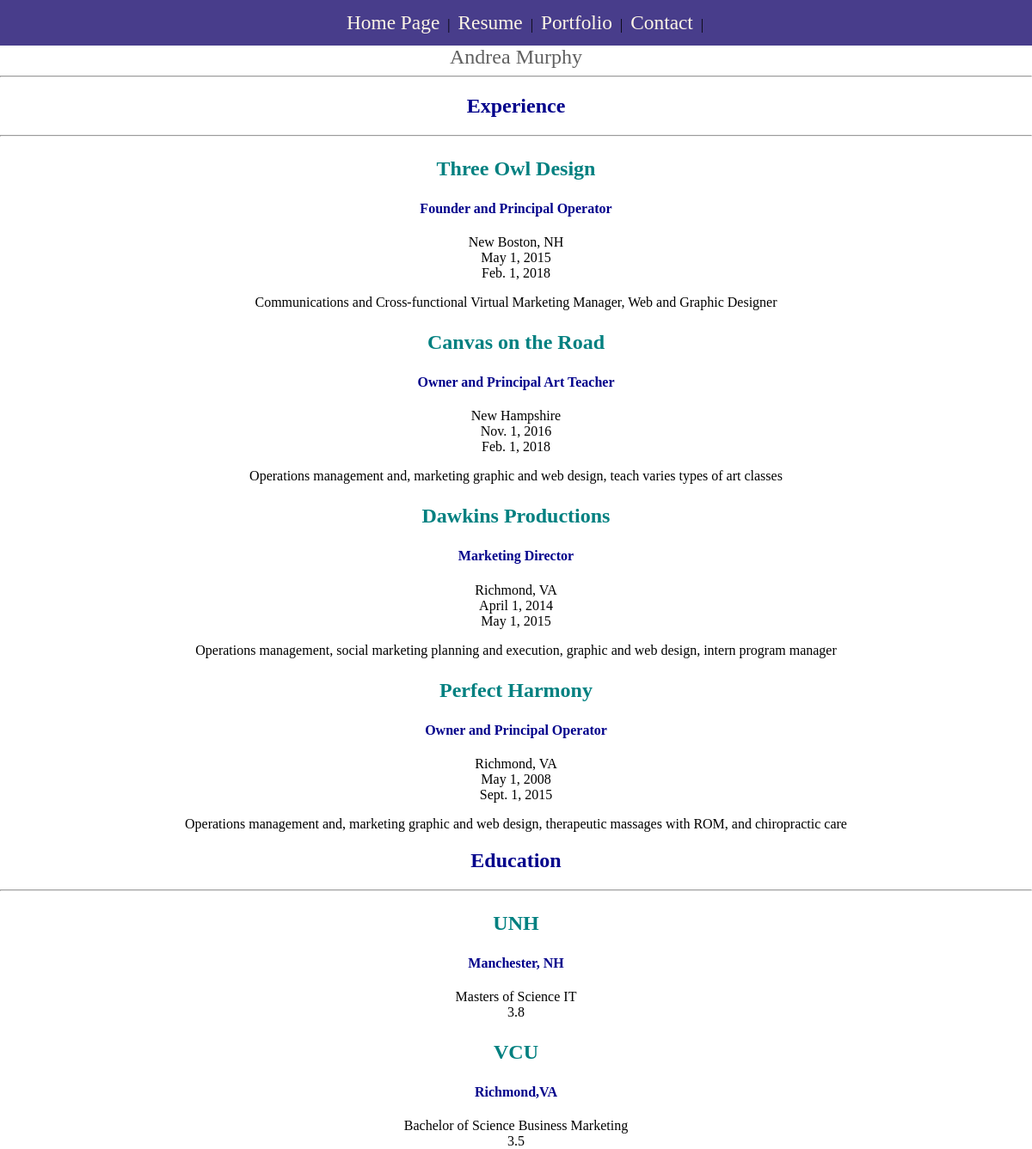
The page /resume/index/ on the database its author committed.
### resume/models.py (models this page shows, shortened)
class Resume(models.Model):
    First_name = models.CharField(max_length=40, null=False, blank=True)
    Last_name = models.CharField(max_length=40, null=False, blank=True)
    def get_full_name(self):
        return "{} {}".format(self.First_name, self.Last_name)
    def get_experience(self):
        return self.experience_set.all()
    def get_education(self):
        return  self.education_set.all()

class Experience(models.Model):
    parent_resume = models.ForeignKey(Resume, on_delete=models.CASCADE, default =1)
    company = models.CharField(max_length=40, null=False, blank=True)
    title = models.CharField(max_length=40, null=False, blank=True)
    location = models.CharField(max_length=40, null=False, blank=True)
    start_date = models.DateField(null=True)
    end_date = models.DateField(null =True)
    description = models.TextField()

class Education(models.Model):
    parent_resume = models.ForeignKey(Resume, on_delete=models.CASCADE, default =1)
    institution_name = models.CharField(max_length=40, null=False, blank=True)
    location = models.CharField(max_length=40 , null=False, blank=True)
    degree = models.CharField(max_length=40, null=False, blank=True)
    major = models.CharField(max_length=40, null=False, blank=True)
    gpa = models.FloatField(max_length=40, null=False, blank=True)

### resume/views.py (the view)
# urls.py: path(r'index/', views.index, name='index'),
def index(request):
    resume = Resume.objects.first()
    context = { 'resume':resume }
    return render(request, 'resume/home.html', context)

### resume/templates/resume/home.html (shortened to what this page needs)
{% extends 'base.html' %}
{% block content %}
  <div class='resume-banner'>
          {{ resume.get_full_name }}
  </div>
            <hr>
       <div class='resume-subbanner'>
            <h2>Experience</h2>
            <hr>
      </div>
      <section class='blocks'>
                {% for experience in resume.get_experience %}
                        <h3>{{experience.company}}</h3>
                        <h4>{{experience.title}}</h4>
                        {{experience.location}}<br>
                        {{experience.start_date}}<br>
                        {{experience.end_date}}
                        <p>{{experience.description}}</p>
                         {% endfor %}
      </section>
       <div class='resume-subbanner'>
            <h2>Education</h2>
            <hr>
      </div>
      <section class='blocks'>
            {% for education in resume.get_education %}
                  <h3>{{ education.institution_name }}</h3>
                  <h4>{{ education.location }}</h4>
                           {{ education.degree }}
                           {{ education.major }}<br>
                            {{ education.gpa }}
                      {% endfor %}
      </section>
  {% endblock %}

### templates/base.html (shortened to what this page needs)
{% load static %}
<!DOCTYPE html>
<html>
  <head>
    <link rel='stylesheet' href="{% static 'css/style.css' %}" />
  </head>
  <body>
      <nav>
        <a href="{% url 'home' %}">Home Page</a> |
        <a href="{% url 'resume:index' %}">Resume</a> |
        <a href="{% url 'portfolio' %}">Portfolio</a> |
        <a href="{% url 'contact' %}">Contact</a> |
      </nav>
      {% block content %}
      {% endblock %}
  </body>
</html>

### static/css/style.css (style rules this page uses)
nav { width: 100%; display: inline-block; text-align: center; padding: 0; list-style: none; background: #483D8B; padding: 8px; border-radius: 8px margin-left: 0px; }
nav a { color: #FDF5E6; display: inline-block; text-align: center; text-decoration: none; font-size: 1.46em; padding: 5px; }
.resume-banner { text-align: center; color: #606060; font-size: 150%; max-width: 100%; }
.resume-subbanner { text-align: center; color: #00008B; font-size: 100%; max-width: 100%; }
.blocks { text-align: center; }
a { color: #87CEEB; }
body { margin: 0; }
h3 { color: #008080; font-family: verdana; font-size: 150%; }
h4 { color: #00008b; font-family: verdana; font-size: 100%; }

### rows shown on the page
Resume: get_full_name "Andrea Murphy"
Experience: company "Three Owl Design", title "Founder and Principal Operator", location "New Boston, NH", start_date "May 1, 2015", end_date "Feb. 1, 2018", description "Communications and Cross-functional Virtual Marketing Manager, Web and Graphic Designer"
Experience: company "Canvas on the Road", title "Owner and Principal Art Teacher", location "New Hampshire", start_date "Nov. 1, 2016", end_date "Feb. 1, 2018", description "Operations management and, marketing graphic and web design, teach varies types of art classes"
Experience: company "Dawkins Productions", title "Marketing Director", location "Richmond, VA", start_date "April 1, 2014", end_date "May 1, 2015", description "Operations management, social marketing planning and execution, graphic and web design, intern program manager"
Experience: company "Perfect Harmony", title "Owner and Principal Operator", location "Richmond, VA", start_date "May 1, 2008", end_date "Sept. 1, 2015", description "Operations management and, marketing graphic and web design, therapeutic massages with ROM, and chiropractic care"
Education: institution_name "UNH", location "Manchester, NH", degree "Masters of Science", major "IT", gpa "3.8"
Education: institution_name "VCU", location "Richmond,VA", degree "Bachelor of Science", major "Business Marketing", gpa "3.5"
